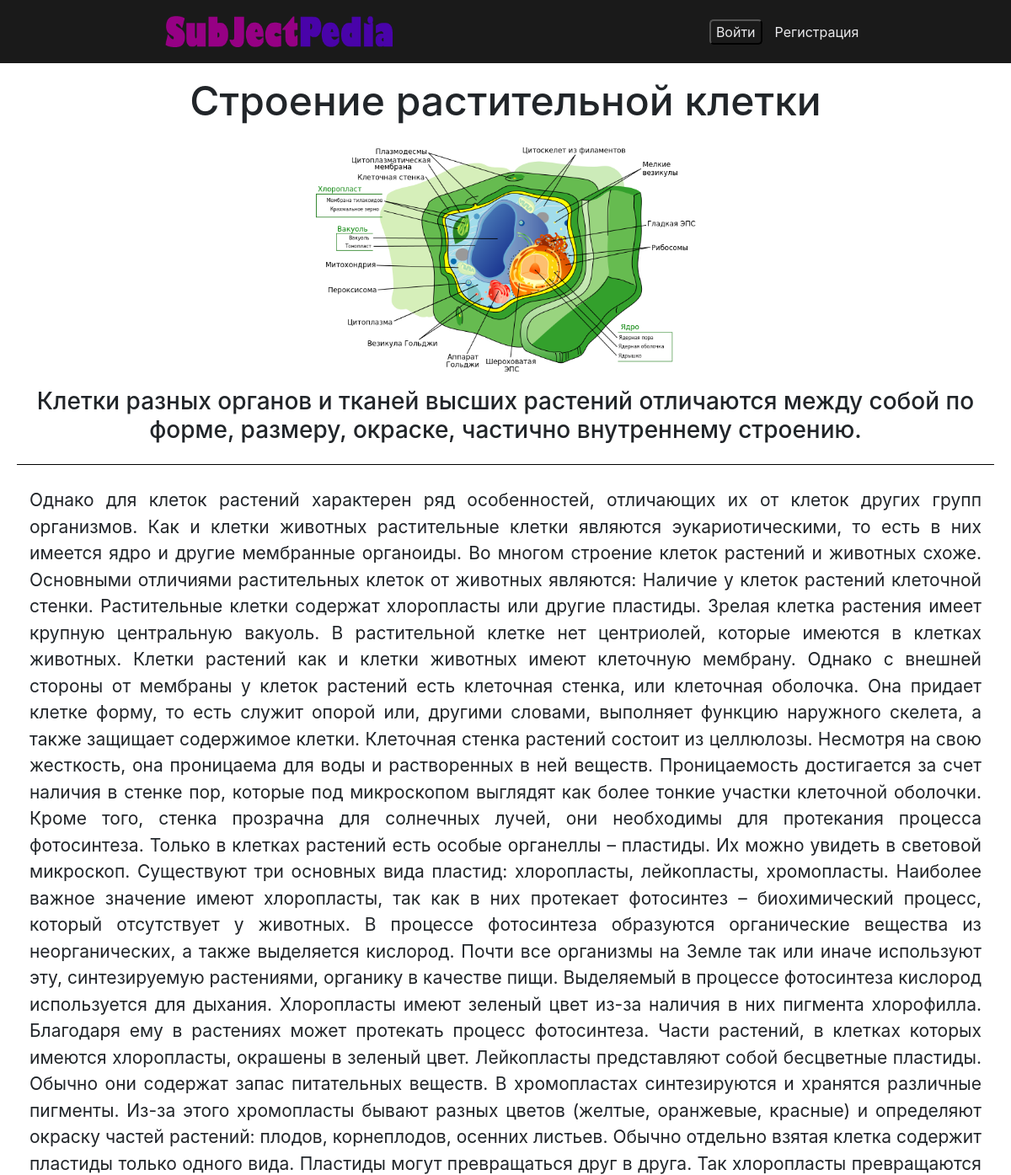
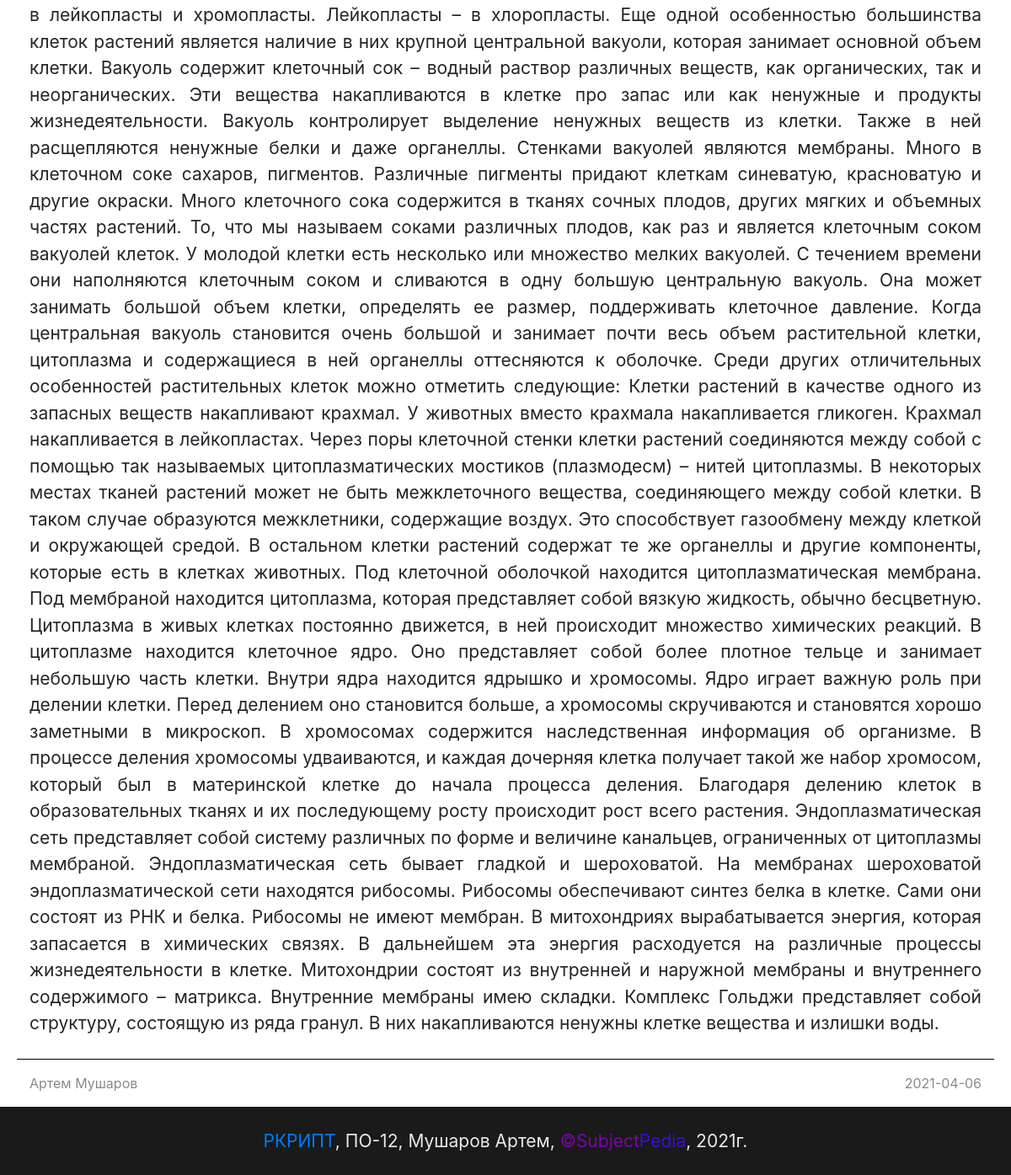
The page /php/subjects/readArticals.php?articals_id=48 on the database its author committed (2 pictures, top to bottom).
### tables this page shows
CREATE TABLE IF NOT EXISTS `articals` (
  `articals_id` int(11) NOT NULL AUTO_INCREMENT,
  `owner_id` int(11) NOT NULL,
  `title` varchar(255) NOT NULL,
  `pretitle` varchar(255) DEFAULT NULL,
  `main_text` text NOT NULL,
  `author` varchar(255) NOT NULL,
  `main_photo` varchar(500) DEFAULT NULL,
  `sub_id` int(11) NOT NULL,
  `Date` date NOT NULL DEFAULT '2001-01-01',
  PRIMARY KEY (`articals_id`)
);

CREATE TABLE IF NOT EXISTS `users` (
  `id` int(11) NOT NULL AUTO_INCREMENT,
  `full_name` varchar(50) DEFAULT NULL,
  `login` varchar(100) DEFAULT NULL,
  `email` varchar(255) DEFAULT NULL,
  `password` varchar(500) DEFAULT NULL,
  `avatar` varchar(500) DEFAULT NULL,
  `admin_rule` tinyint(1) NOT NULL DEFAULT '0',
  `mod_rule` tinyint(1) NOT NULL DEFAULT '0',
  `regDate` date NOT NULL DEFAULT '2001-01-01',
  PRIMARY KEY (`id`)
);

### public_html/php/subjects/readArticals.php (the view, shortened to what this page needs)
<?php
$articals_id = (int) $_GET['articals_id'];
$select = mysqli_query($connect, "SELECT * FROM `articals` WHERE `articals_id` = $articals_id");
$fetch = $select->fetch_assoc();
$owner_id = $fetch['owner_id'];
$getnamefetch = mysqli_query($connect, "SELECT * FROM `users` WHERE `id` = $owner_id");
$getname = $getnamefetch->fetch_assoc();
?>
<!DOCTYPE html>
<html lang="ru">
<head>
	<link rel="stylesheet" href="https://use.fontawesome.com/releases/v5.8.2/css/all.css">
	<link href="../../css/bootstrap.min.css" rel="stylesheet" media="screen">
    <link href="templateStyle/template.css" rel="stylesheet">
    <link href="templateStyle/readArticals.css" rel="stylesheet" media="screen">
    <link href="../../preloader/preloader.css" rel="stylesheet">
</head>
<body>
<nav class="container-fluid">
    <div class="row nav-row">
            <div class="logo col-12 col-sm-8 col-md-5 col-xl-3">
                <a href="https://subpedia.ru/"><img src="../../img/logo2.png" alt=""></a>
            </div>
            <div class="reg-area">
                <div class="reg-form_nav">
                    <?php
                        if (!isset($_SESSION['user'])) {
                            echo('<button style="outline: none;" onclick=\'window.location.href=" ../index.php";\'>Войти</button>
                            <a href="../register.php">Регистрация</a>');
                        }
                        else{
                            echo('<a href="../profile.php">Мой профиль</a>');
                        }
                    ?>
                </div>
            </div>
    </div>
</nav>
<section class="container info-articals">
    <div class="row">
            <h2 class="col-12"><?php echo($fetch['title']);?></h2>
            <img src="<?php echo($fetch['main_photo']);?>" alt="Ошибка при загрузке фотографии" class="main_photo_pic col-12 col-sm-8 col-xl-5 my-3" >
            <h3 class="col-12"><?php echo($fetch['pretitle']);?></h3>
            <hr>
            <p class="col-12"><?php echo($fetch['main_text']);?></p>
            <hr>
            <div class="col-12 owner-inf">
                <span><?php echo($getname['full_name']);?></span>
                 <span> <?php echo($fetch['Date']);?></span>
            </div>
    </div>
</section>
<footer >
    <a href="">РКРИПТ</a><span>, ПО-12, Мушаров Артем, <span style="color:#8000ae;">&copy;Subject</span><span style="color:#400bd9;"d>Pedia</span>,  2021г. </span>
</footer>
</body>
</html>

### public_html/php/subjects/templateStyle/template.css (style rules this page uses)
.nav-row { z-index: 99; background-color: rgb(26, 26, 26); display: flex; justify-content: space-around; align-items: center; min-height: 75px; }
.logo img { width: 100%; }
.reg-form_nav { display: flex; align-items: center; }
.reg-form_nav a { color: rgb( 234,234,237); }
.reg-form_nav button { margin-right:15px ; background: none; border: 1 solid rgb( 234,234,237); border-radius: 5px; color: rgb( 234,234,237); }
footer { text-decoration: none; font-size: 21px; padding: 25px 0; background-color: rgb(26, 26, 26); color: rgb( 234,234,237); user-select:none; text-align: center; }

### public_html/php/subjects/templateStyle/readArticals.css (style rules this page uses)
body { overflow-x: hidden; }
hr { border: 0; display:block; width: 100%; background-color:#000; height: 1px; }
.info-articals { min-height: 100vh; padding: 1rem 5px; display: flex; flex-wrap: wrap; justify-content: center; align-items: center; text-align: center; }
.info-articals h2 { font-size: 3rem; }
.info-articals p { margin: 10px 0; text-align: justify; font-size: 21px; }
.owner-inf { display: flex; justify-content: space-between; flex-wrap: wrap; color: rgb(138, 138, 138); }
.main_photo_pic { margin: auto; border-radius: 5px; object-fit: cover; }

### public_html/preloader/preloader.css (style rules this page uses)
body { margin: 0; }

### rows shown on the page
articals: title "Строение растительной клетки", main_photo (picture), pretitle "Клетки разных органов и тканей высших растений отличаются между собой по форме, размеру, окраске, частично внутреннему строению.", main_text "Однако для клеток растений характерен ряд особенностей, отличающих их от клеток других групп организмов. Как и клетки животных растительные клетки являются эукариотическими, то есть в них имеется ядро и другие мембранные органоиды. Во многом строение клеток растений и животных схоже. Основными отличиями растительных клеток от животных являются: Наличие у клеток растений клеточной стенки. Растительные клетки содержат хлоропласты или другие пластиды. Зрелая клетка растения имеет крупную центральную вакуоль. В растительной клетке нет центриолей, которые имеются в клетках животных. Клетки растений как и клетки животных имеют клеточную мембрану. Однако с внешней стороны от мембраны у клеток…", Date "2021-04-06"
users: full_name "Артем Мушаров"
